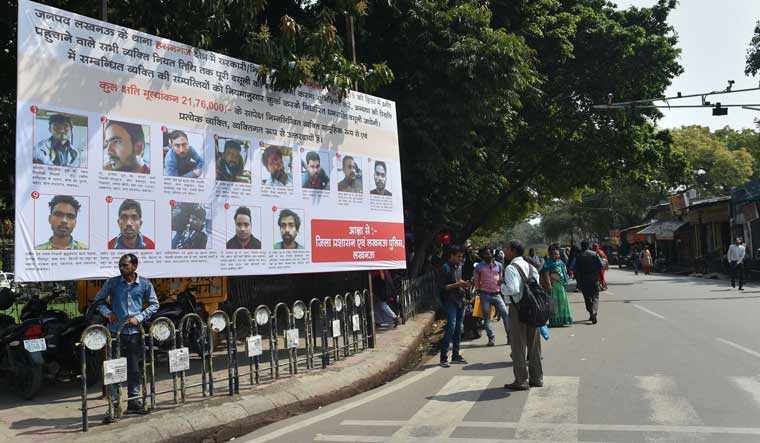
#> input picture unwanted.jpg, 760 x 443 px
$ jupyter execute day3-scanner.ipynb
#> lines starting #> are read from the running program, lines starting #| are printed output that depends on the picture; after the words box and inside, x2 and y2 are one past the last pixel; in counts of white or black regions, pixels touching at a corner belong together; long printed decimals are rounded
### transform.py
# import the necessary packages
import numpy as np
import cv2

def order_points(pts):
	# initialzie a list of coordinates that will be ordered
	# such that the first entry in the list is the top-left,
	# the second entry is the top-right, the third is the
	# bottom-right, and the fourth is the bottom-left
	rect = np.zeros((4, 2), dtype = "float32")

	# the top-left point will have the smallest sum, whereas
	# the bottom-right point will have the largest sum
	s = pts.sum(axis = 1)
	rect[0] = pts[np.argmin(s)]
	rect[2] = pts[np.argmax(s)]

	# now, compute the difference between the points, the
	# top-right point will have the smallest difference,
	# whereas the bottom-left will have the largest difference
	diff = np.diff(pts, axis = 1)
	rect[1] = pts[np.argmin(diff)]
	rect[3] = pts[np.argmax(diff)]

	# return the ordered coordinates
	return rect

def four_point_transform(image, pts):
	# obtain a consistent order of the points and unpack them
	# individually
	rect = order_points(pts)
	(tl, tr, br, bl) = rect

	# compute the width of the new image, which will be the
	# maximum distance between bottom-right and bottom-left
	# x-coordiates or the top-right and top-left x-coordinates
	widthA = np.sqrt(((br[0] - bl[0]) ** 2) + ((br[1] - bl[1]) ** 2))
	widthB = np.sqrt(((tr[0] - tl[0]) ** 2) + ((tr[1] - tl[1]) ** 2))
	maxWidth = max(int(widthA), int(widthB))

	# compute the height of the new image, which will be the
	# maximum distance between the top-right and bottom-right
	# y-coordinates or the top-left and bottom-left y-coordinates
	heightA = np.sqrt(((tr[0] - br[0]) ** 2) + ((tr[1] - br[1]) ** 2))
	heightB = np.sqrt(((tl[0] - bl[0]) ** 2) + ((tl[1] - bl[1]) ** 2))
	maxHeight = max(int(heightA), int(heightB))

	# now that we have the dimensions of the new image, construct
	# the set of destination points to obtain a "birds eye view",
	# (i.e. top-down view) of the image, again specifying points
	# in the top-left, top-right, bottom-right, and bottom-left
	# order
	dst = np.array([
		[0, 0],
		[maxWidth - 1, 0],
		[maxWidth - 1, maxHeight - 1],
		[0, maxHeight - 1]], dtype = "float32")

	# compute the perspective transform matrix and then apply it
	M = cv2.getPerspectiveTransform(rect, dst)
	warped = cv2.warpPerspective(image, M, (maxWidth, maxHeight))

	# return the warped image
	return warped

### day3-scanner.ipynb
[cell 1]
import imutils
import cv2

[cell 2]
image=cv2.imread("unwanted.jpg")
#> image is the input picture: shape (443, 760, 3); mean B, G, R 104.6, 107.2, 106.7
org=image.copy()
ratio = image.shape[0] / 500.0
#> ratio = 0.886
cv2.imshow("orginal image", image)
image=imutils.resize(image,height=500)
#> image: shape (500, 857, 3)
cv2.waitKey(0)

[cell 3]
gray=cv2.cvtColor(image,cv2.COLOR_BGR2GRAY)
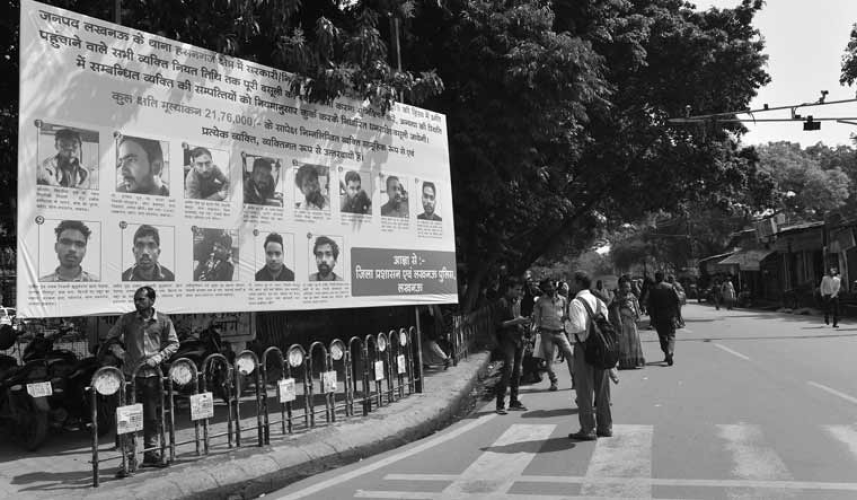
#> gray: shape (500, 857); min 1, max 255, mean 106.7
gray=cv2.GaussianBlur(gray,(11,11),0)
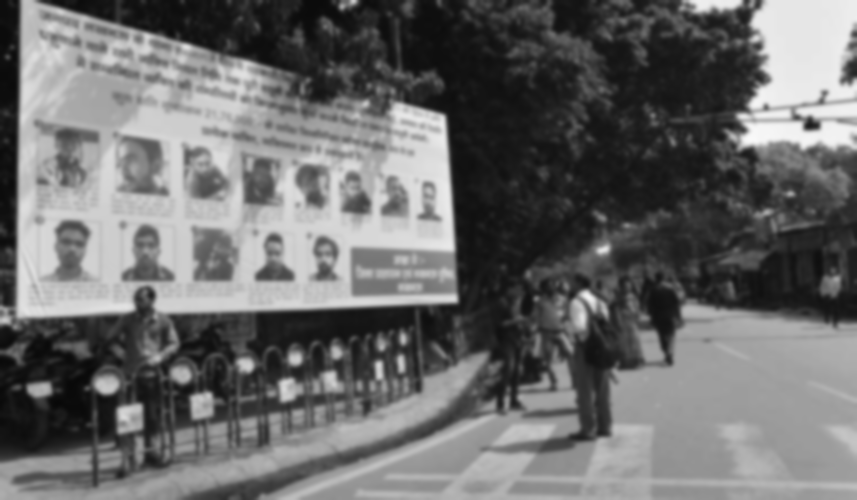
#> gray: shape (500, 857); min 8, max 249, mean 106.7
egded=cv2.Canny(gray,75,200)
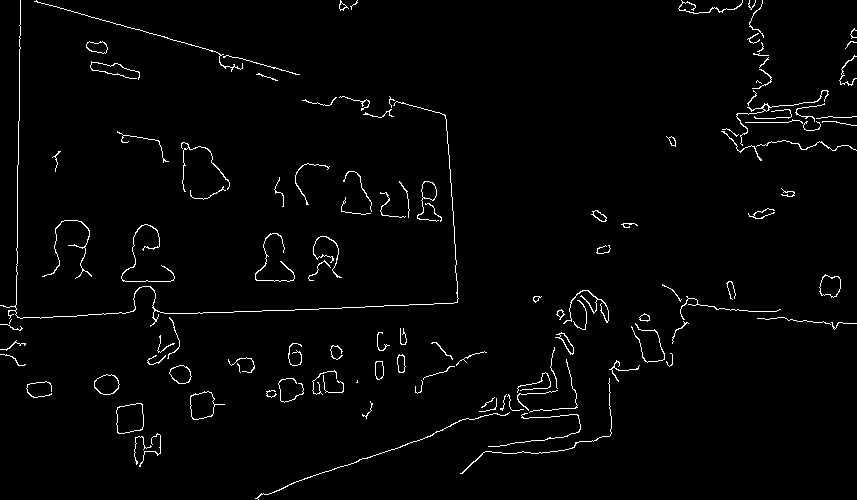
#> egded: shape (500, 857); 2% white in thin lines or dots
cv2.imshow("Gray-image",egded)
cv2.waitKey(0)

[cell 4]
cnt=cv2.findContours(egded.copy(),cv2.RETR_LIST,
                     cv2.CHAIN_APPROX_SIMPLE)
#> cnt = 137 contours, 88 with area under 20; largest, box (x1, y1, x2, y2) and area: (116, 403, 144, 434) 688, (116, 403, 144, 434) 682, (190, 391, 225, 420) 552, (190, 391, 215, 420) 543, (94, 374, 120, 395) 380
cnt=imutils.grab_contours(cnt)
# print(len(cnt))
cnt=sorted(cnt,key=cv2.contourArea,reverse=True)[:5]
#> cnt = 5 contours; box (x1, y1, x2, y2) and area: (116, 403, 144, 434) 688, (116, 403, 144, 434) 682, (190, 391, 225, 420) 552, (190, 391, 215, 420) 543, (94, 374, 120, 395) 380
for c in cnt:
    peri=cv2.arcLength(c,True)
    approx=cv2.approxPolyDP(c,0.02*peri,True)
    print(peri,len(approx))

    if(len(approx)==4):
        perimeterData=approx
        break
#> this loop made 1 pass
#> (peri, perimeterData) on pass 1: (106.6, [[141, 403], [117, 407], [118, 433], [142, 429]])
#| 106.627 4
cv2.drawContours(image,[perimeterData],-1,(0,255,0),2)
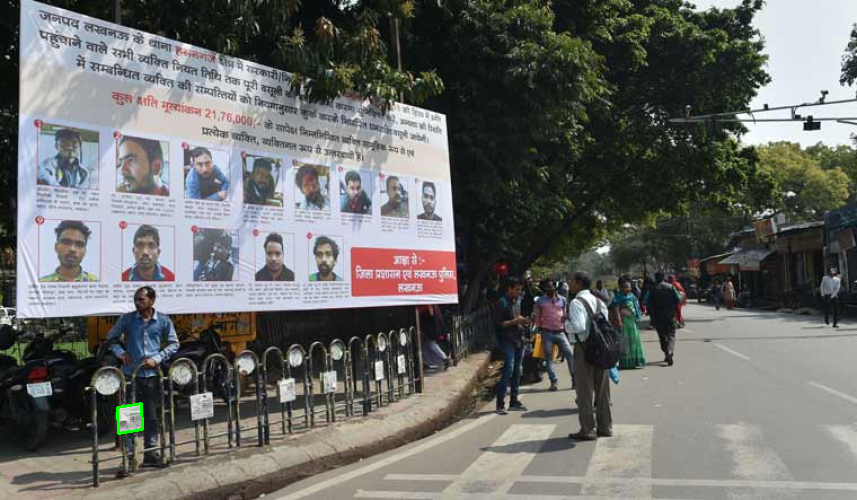
#> image: shape (500, 857, 3); mean B, G, R 104.4, 107.2, 106.5
cv2.imshow("outline",image)
cv2.waitKey(0)
cv2.destroyAllWindows()

[cell 5]
from transform import four_point_transform
from skimage.filters import threshold_local

[cell 6]
warped=four_point_transform(org,perimeterData.reshape(4,2)*ratio)
#> in order_points, `s = pts.sum(axis = 1)`: s = [482, 464.3, 488.2, 505.9]
#> in order_points, `diff = np.diff(pts, axis = 1)`: diff = [232.1, 256.9, 279.1, 254.3]
#> in four_point_transform, `rect = order_points(pts)`: rect = [[103.7, 360.6], [124.9, 357.1], [125.8, 380.1], [104.5, 383.6]]
#> in four_point_transform, `(tl, tr, br, bl) = rect`: tl = [103.7, 360.6]; tr = [124.9, 357.1]; br = [125.8, 380.1]; bl = [104.5, 383.6]
#> in four_point_transform, `widthA = np.sqrt(((br[0] - bl[0]) ** 2) + ((br[1] - bl[1]) ** 2))`: widthA = 21.56
#> in four_point_transform, `maxWidth = max(int(widthA), int(widthB))`: maxWidth = 21
#> in four_point_transform, `heightA = np.sqrt(((tr[0] - br[0]) ** 2) + ((tr[1] - br[1]) ** 2))`: heightA = 23.05
#> in four_point_transform, `maxHeight = max(int(heightA), int(heightB))`: maxHeight = 23
#> in four_point_transform, `dst = np.array([ [0, 0], [maxWidth - 1, 0], [maxWidth - 1, maxHeight -..`: dst = [[0, 0], [20, 0], [20, 22], [0, 22]]
#> in four_point_transform, `M = cv2.getPerspectiveTransform(rect, dst)`: M = [[0.935, -0.0359, -83.92], [0.158, 0.949, -358.6], [-6.11e-08, 4.73e-09, 1]]
#> in four_point_transform, `warped = cv2.warpPerspective(image, M, (maxWidth, maxHeight))`:
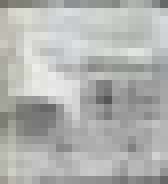
#> warped: shape (23, 21, 3) (shown 8 times larger); mean B, G, R 176, 178.3, 176.8
warped=cv2.cvtColor(warped,cv2.COLOR_BGR2GRAY)
#> warped: shape (23, 21)
T = threshold_local(warped, 11, offset = 10, method = "gaussian")
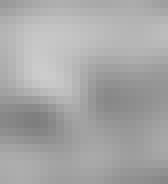
#> T: shape (23, 21) float64 (shown 8 times larger); min 126.4, max 204.6, mean 167.6
warped = (warped > T).astype("uint8") * 255
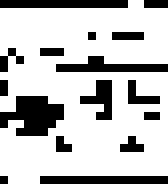
#> warped: shape (23, 21) (shown 8 times larger); 75.4% white; black in thin lines or dots
cv2.imshow("sds", imutils.resize(warped, height = 650))
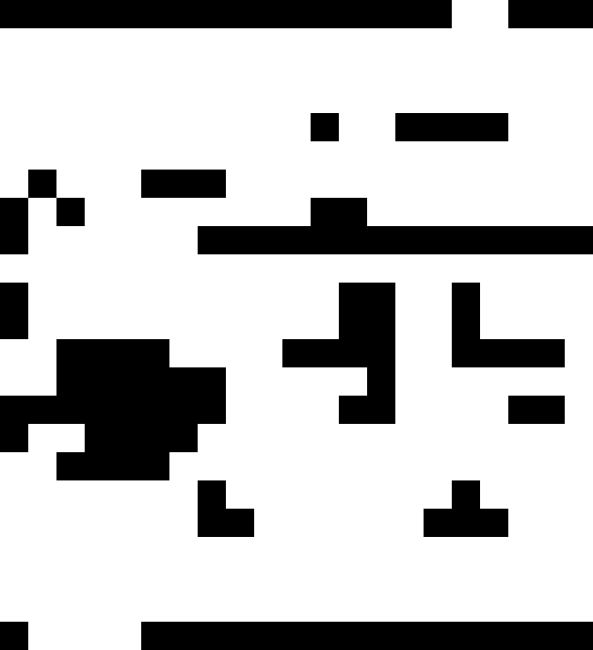
#> window 'sds': shape (650, 593); min 0, max 255, mean 192.2
cv2.waitKey(0)
